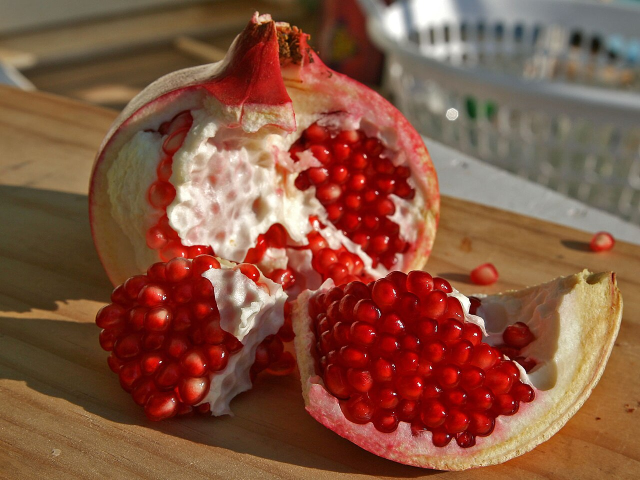
#> input picture ml/12_cnn/fig/src_pomegranate.jpg, 1280 x 960 px (shown at 1/2 size)
$ python pixel_shuffle.py
#> lines starting #> are read from the running program, lines starting #| are printed output that depends on the picture
"""Real figures for the L16 CNN Foundations deck (Section 1).

Generates into ml/12_cnn/fig/:
  image_numbers.pdf  -- grayscale pomegranate + a zoomed 8x8 patch with raw 0-255 values,
                        for the "an image is a grid of numbers" frame.
  pixel_shuffle.pdf  -- the grayscale photo vs the same pixels under a fixed permutation,
                        for the "an MLP cannot see structure" frame.

Run with the project venv:
    ./ma/Scripts/python.exe ml/12_cnn/py_src/pixel_shuffle.py

Conventions (repo CLAUDE.md): logging to console + logs/, seed 509, f-strings.
The pomegranate photo is required; the script fails loudly if it is missing.

2026-10-01: redrawn at its slide size (figsize x 0.4, fonts mapped to 7-10.5 pt)
so the labels are readable on the slide; they rendered at 2-5 pt before.
"""

import logging
from pathlib import Path

import matplotlib
matplotlib.use("Agg")
import matplotlib.pyplot as plt
plt.rcParams.update({"font.size": 8})
from matplotlib.patches import Rectangle
import numpy as np
from PIL import Image

SEED = 509

HERE = Path(__file__).resolve()
CH_DIR = HERE.parents[1]
REPO_ROOT = HERE.parents[3]
FIG_DIR = CH_DIR / "fig"
LOGS_DIR = REPO_ROOT / "logs"
SRC_PHOTO = FIG_DIR / "src_pomegranate.jpg"


def setup_logging() -> logging.Logger:
    LOGS_DIR.mkdir(exist_ok=True)
    logger = logging.getLogger("l16_pixel_shuffle")
    logger.setLevel(logging.INFO)
    logger.handlers.clear()
    fmt = logging.Formatter("%(asctime)s %(levelname)s %(message)s")
    sh = logging.StreamHandler(); sh.setFormatter(fmt)
    fh = logging.FileHandler(LOGS_DIR / "pixel_shuffle.log"); fh.setFormatter(fmt)
    logger.addHandler(sh); logger.addHandler(fh)
    return logger


def load_gray(max_w=320):
#> called with max_w = 320
    if not SRC_PHOTO.exists():
        raise FileNotFoundError(
            f"Required photo missing: {SRC_PHOTO}. Drop the pomegranate image there "
            "(CNN chapter plan open question 5)."
        )
    img = Image.open(SRC_PHOTO).convert("L")
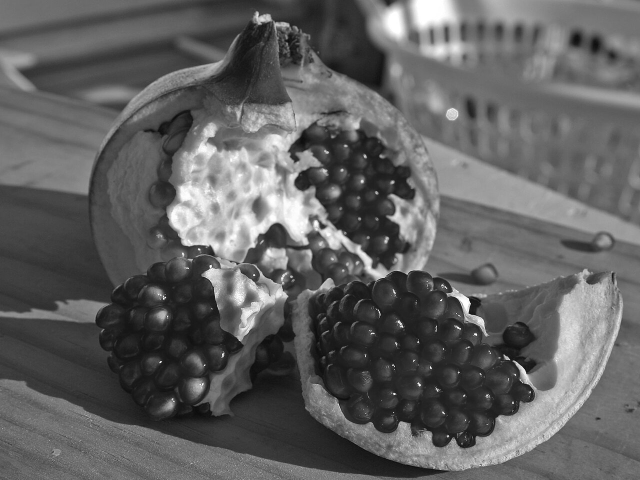
#> img: PIL image 1280x960 L (shown at 1/2 size); min 5, max 255, mean 96.8
    w, h = img.size
#> w = 1280; h = 960
    if w > max_w:
        img = img.resize((max_w, int(h * max_w / w)), Image.LANCZOS)
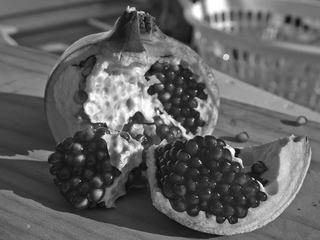
#> img: PIL image 320x240 L; min 10, max 255, mean 96.8
    return np.asarray(img, dtype=np.uint8)


def fig_image_numbers(gray, log):
    """Full grayscale photo with a boxed patch, next to that patch as raw numbers."""
    H, W = gray.shape
#> H = 240; W = 320
    p = 6       # 2026-10-01: 8 -> 6 so 3-digit values fit their cells at slide size
    r0, c0 = int(H * 0.60), int(W * 0.50)          # texture-rich arils region
#> r0 = 144; c0 = 160
    patch = gray[r0:r0 + p, c0:c0 + p]
#> patch = [[189, 144, 142, 171, 169, 124], [118, 109, 113, 113, 112, 89], [99, 101, 104, 97, 73, 39], [80, 37, 69, 81, 49, 33], [24, 38, 59, 58, 33, 31], [32, 39, 57, 45, 35, 36]]
    fig, (axL, axR) = plt.subplots(1, 2, figsize=(3.36, 1.56))
    axL.imshow(gray, cmap="gray", vmin=0, vmax=255)
    axL.add_patch(Rectangle((c0, r0), p, p, ec="#D90012", fc="none", lw=1.14))
    axL.set_title("a grayscale image", fontsize=8, pad=2)
    axL.axis("off")
    axR.imshow(patch, cmap="gray", vmin=0, vmax=255)
    for i in range(p):
        for j in range(p):
            v = int(patch[i, j])
            axR.text(j, i, str(v), ha="center", va="center", fontsize=7,
                     color="white" if v < 128 else "black")
    axR.set_title(f"{p}x{p} patch: numbers 0-255", fontsize=8, pad=2)
    axR.set_xticks([]); axR.set_yticks([])
    fig.tight_layout()
    out = FIG_DIR / "image_numbers.pdf"
    fig.savefig(out, bbox_inches="tight"); plt.close(fig)
#> after `fig.savefig(out, bbox_inches='tight')`:
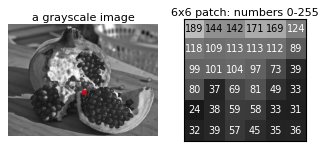
#> figure drawn by matplotlib, 2 panels
    log.info(f"saved {out}")


def fig_pixel_shuffle(gray, log):
    """Original vs a fixed permutation of all pixels: identical to a flatten-then-MLP."""
    rng = np.random.default_rng(SEED)
    flat = gray.ravel()
    shuffled = flat[rng.permutation(flat.size)].reshape(gray.shape)
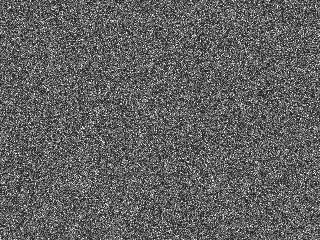
#> shuffled: shape (240, 320); min 10, max 255, mean 96.8
    fig, (axL, axR) = plt.subplots(1, 2, figsize=(3.36, 1.56))
    axL.imshow(gray, cmap="gray", vmin=0, vmax=255)
    axL.set_title("original", fontsize=8, pad=2); axL.axis("off")
    axR.imshow(shuffled, cmap="gray", vmin=0, vmax=255)
    axR.set_title("same pixels, shuffled", fontsize=8, pad=2); axR.axis("off")
    fig.suptitle("an MLP finds both equally easy", fontsize=8)
    fig.tight_layout()
    out = FIG_DIR / "pixel_shuffle.pdf"
    fig.savefig(out, bbox_inches="tight"); plt.close(fig)
    log.info(f"saved {out}")


def main():
    log = setup_logging()
    FIG_DIR.mkdir(exist_ok=True)
    gray = load_gray()
    log.info(f"loaded {SRC_PHOTO.name} -> grayscale {gray.shape}")
    fig_image_numbers(gray, log)
    fig_pixel_shuffle(gray, log)
    log.info("done")


if __name__ == "__main__":
    main()
